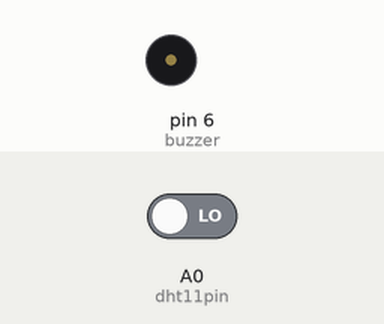
The sketch below on a simulated Arduino Uno, built with avr-gcc and run on an emulated ATmega328P. Shown: buzzer (waves = sounding, pin HIGH). Inputs (shaded band) come from the test bench; at power-on: A0 (dht11pin) LOW. Storage starts empty; what the sketch prints to the serial monitor is not drawn.

Above: at 0.1 s.
At 2.1 s:
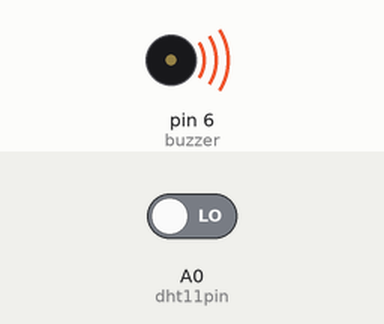
Timing chart, 0 to 3.6 s (numbered marks = the images above):
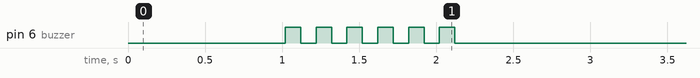

The sketch:

Dht11_SdCard.ino
```cpp
                /* Hourly temperature data analysis project with Matlab and arudino
                 *  Project tutorial url:https://embeddedsystemshalilgk.wordpress.com
                 *  Project tutorial YOUTUBE :https://www.youtube.com/watch?v=s3WkSCQnHnA&t=4s
                 *
                 *  by Halil Gök :
                 *
                  */

////** Includes **////
#include <SPI.h>
#include <SD.h>

File file;


////**  Private define **////

#define DAYS 0
#define HOURS 1
#define MINUTES 2
#define SECONDS 3

////**  Private variables    **////
unsigned  int hours = 00;
unsigned int minutes = 00;
unsigned int seconds = 0;
unsigned int new_hour = 0, new_minute = 0;
byte dhtData[6];
int dht11pin=A0;
int buzzer=6;
////**  Private variables    **////
void incTime();
void ReadDHT11(int pin, byte* output);
void ReadDHT11(int pin, byte* output);
byte ReadDHT11Pin(int pin);

ISR(TIMER1_COMPA_vect);

void setup() {
 pinMode(buzzer,OUTPUT);
 Serial.begin(115200);
 Serial.println("SD Cart preparing...");
  if(!SD.begin(4)) // SD card CS leg connected to digital PIN number 4, if SD card not inserted
  {
    Serial.println("The SD card is not connected!!!");
    Serial.println("Please connect your SD card!!!");
    while(!SD.begin(4)); // waiting until the card is connected
    Serial.println("SD card is ready!!");
    delay(1000);
  }
  else
  {
    Serial.println("SD card is ready!!");
    delay(1000);
  }
  //Setting Timer1 interrupt
  //this will increase accuracy for clock timing.
   cli();
  TCNT1  = 0;
  TCCR1A = 0;
  TCCR1B = 0;
  OCR1A = 15624;  // Time interrupt frequency required for 1 second operation
  TCCR1B |= (1 << WGM12);
  TCCR1B |= (1 << CS12) | (1 << CS10);
  TIMSK1 |= (1 << OCIE1A);
  sei();
  for(int i=0;i<6;i++)
  {digitalWrite(buzzer,1); delay(100);digitalWrite(buzzer,0); delay(100);
   }
  // SD.remove("data.txt");
}
ISR(TIMER1_COMPA_vect){     //Her kesmeye girildiğinde otomatik çalıştırılacak fonksiyon.
  incTime();
}

void loop() {

  ReadDHT11(dht11pin, dhtData);   //data is read from the DHT11 sensor.

  if (minutes % 20 == 0  && (new_hour != hours || new_minute != minutes))
  { new_hour = hours; new_minute = minutes;
    Serial.print("Time : ");       //the computer prints the necessary information.
    Serial.print(hours);
    Serial.print(":");
    Serial.print(minutes);
    Serial.print("  ");
    Serial.print("Temperature: ");
    Serial.print(dhtData[3], DEC);
    Serial.print(".");
    Serial.print(dhtData[4], DEC);
    Serial.println("°C");
    /// Information to print to Sd card
    file = SD.open("data.txt",FILE_WRITE); //new data.txt file is created.
    file.print("Time : ");file.print(hours);file.print(":");file.print(minutes); //writing time
    file.print(" Temperature : ");
    file.print(dhtData[3]);file.print(".");file.print(dhtData[4]);file.println("°C");  //writing data temperature
    file.close();
    digitalWrite(buzzer,1);  // on buzzer
  }

  delay(750);// time to wait for new data
  digitalWrite(buzzer,0);  // off buzzer
}

void incTime() {
  // Increase seconds
  seconds++;

  if (seconds == 60) {
    // Reset seconds
    seconds = 0;

    // Increase minutes
    minutes++;

    if (minutes == 60) {
      // Reset minutes
      minutes = 0;

      // Increase hours
      hours++;

      if (hours == 24) {
        // Reset hours
        hours = 0;
      }
    }
  }
}
void ReadDHT11(int pin, byte* output)
{
  // Init DHT
  pinMode(pin, OUTPUT);
  digitalWrite(pin, HIGH);
  delayMicroseconds(20);
  // Trigger data output
  digitalWrite(pin, LOW);
  delay(20);
  digitalWrite(pin, HIGH);
  delayMicroseconds(40);

  // DHT in var
  byte dht_in;

  // Start reading
  pinMode(pin, INPUT);
  dht_in = digitalRead(pin);

  // Nothing should be returned to begin with
  if (dht_in) {
    // Error mode 1
    output[0] = 1;
    return;
  }

  // Wait 80 microseconds and recheck
  delayMicroseconds(80);
  dht_in = digitalRead(pin);

  // This time something should be there
  if (!dht_in) {
    // Error mode 2
    output[0] = 2;
    return;
  }

  // Wait 80 microseconds then we should get data
  delayMicroseconds(80);

  byte i = 1;
  for (i = 1; i < 6; i++) {
    output[i] = ReadDHT11Pin(pin);
  }

  byte dht_check_sum = output[1] + output[2] + output[3] + output[4];
  if (output[5] != dht_check_sum) {
    // Checksum doesn't match, something went wrong
    output[0] = 3;
  } else {
    // Response passes checksum
    output[0] = 0;
  }
  // Reset the output to high
  pinMode(pin, OUTPUT);
  digitalWrite(pin, HIGH);
}

byte ReadDHT11Pin(int pin) {
  byte i = 0;
  byte result = 0;
 // We need to read one byte of data off the data pin, read this bit by bit, literally, by looping 8 times
  for (i = 0; i < 8; i++) {
    // Stall the loop while the pin is low, wait for it to go high indicating incoming bit
    while (digitalRead(pin) == LOW);
    // Pin goes high briefly to notify of incoming bit. Wait 30 microseconds to allow the pin to drop back to low if necessary
    delayMicroseconds(30);
    // If the pin goes high then we have data at this position in the byte
    if (digitalRead(pin) == HIGH) {
      // Set the bit
      result |= (1 << (7 - i));
    }
    // Stall the loop until the pin drops back to low indicating either no data at this bit or the end of the high bit
    while (digitalRead(pin) == HIGH);
  }
  return result;
}
```
